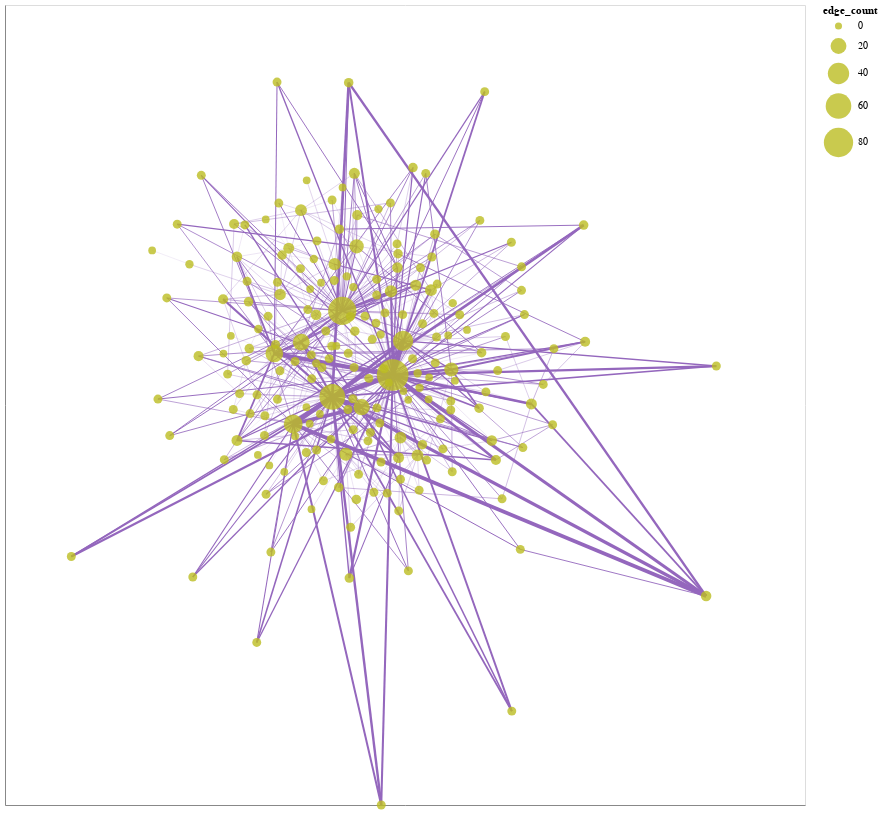

Here is the notebook cell this chart was saved with:
### Code cell
# Try with tag_name first: Limit the visualization down to popularly associated tags only
df_tags_weight = create_edge_df(df_tag_name_clean, "title_romaji", "tag_name", 2)

# Filter the data down to top 5 tag_name combinations so that we can visualize
df_tags_weight = df_tags_weight.sort_values("weight", ascending=False).groupby("target_0").head(3)
df_tags_weight_top = df_tags_weight[df_tags_weight["weight"]>30]
g = create_graph(df_tags_weight_top)
interactive_network_viz(g, ["name", "edge_count", "top_3_associations"], "#bcbd22", "#9467bd")

### Figure 1 — Vega-Lite specification as saved in the notebook (floating-point values rounded to 4 significant figures; data arrays with more than 128 entries replaced by an {"elided": "..."} marker saying what was removed)
{"config": {"view": {"continuousWidth": 400, "continuousHeight": 300}}, "layer": [{"data": {"name": "data-30fbf3bf754b87d1593640e722560dd6"}, "mark": {"type": "line", "color": "#9467bd"}, "encoding": {"detail": {"field": "edge", "type": "quantitative"}, "strokeWidth": {"field": "weight", "legend": null, "scale": {"range": [0.1, 5]}, "type": "quantitative"}, "x": {"axis": {"grid": false, "labels": false, "ticks": false, "title": ""}, "field": "x", "type": "quantitative"}, "y": {"axis": {"grid": false, "labels": false, "ticks": false, "title": ""}, "field": "y", "type": "quantitative"}}}, {"data": {"name": "data-b375e471ca9842df9e28dae21a8b8150"}, "mark": {"type": "circle", "color": "#bcbd22", "opacity": 0.8}, "encoding": {"size": {"field": "edge_count", "scale": {"range": [50, 1000]}, "type": "quantitative"}, "tooltip": [{"field": "name", "type": "nominal"}, {"field": "edge_count", "type": "quantitative"}, {"field": "top_3_associations", "type": "nominal"}], "x": {"axis": {"grid": false, "labels": false, "ticks": false}, "field": "x", "type": "quantitative"}, "y": {"axis": {"grid": false, "labels": false, "ticks": false}, "field": "y", "type": "quantitative"}}}], "height": 800, "width": 800, "$schema": "https://vega.github.io/schema/vega-lite/v4.17.0.json", "datasets": {"data-30fbf3bf754b87d1593640e722560dd6": {"elided": "1008 records"}, "data-b375e471ca9842df9e28dae21a8b8150": {"elided": "195 records"}}}
